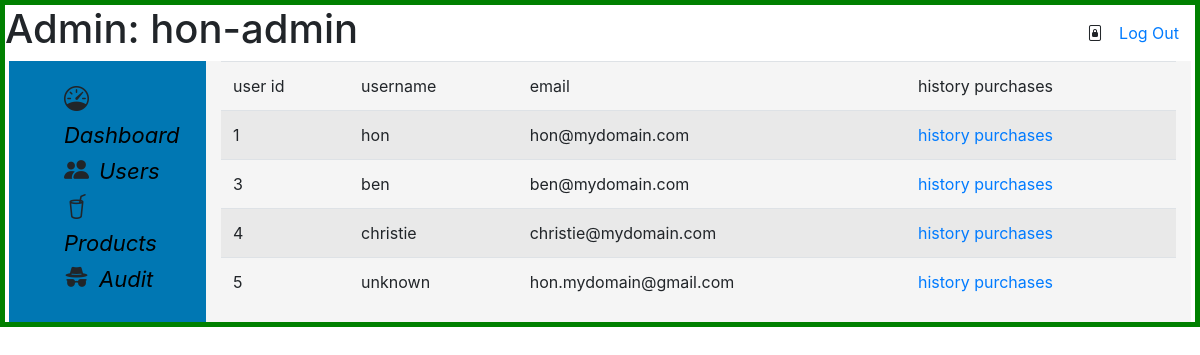
The page /coffee_admin/users (signed in) on the database its author committed.
### eCoffee/models.py (models this page shows)
class User(AbstractUser):
    pass

### eCoffee/views.py (the view)
# urls.py: path('coffee_admin/users',views.admin_users,name='admin_users'),
@user_passes_test(is_admin)
def admin_users(request):
    users=User.objects.exclude(username='hon-admin')
    return render(request,'eCoffee/admin_users.html',{'users':users})

### eCoffee/context_processors.py (called while the page is built)
def send_cart_length(request):
    cart_length = 0
    total = 0
    if request.user.is_authenticated:
        try:
            cart = Cart.objects.get(user=request.user)
            cart_length = cart.get_total_items()
            total = cart.get_total_price()
        except Cart.DoesNotExist:
            cart_length = 0
            total = 0
    else:
        cart_length = 0
    return {'cart_length': cart_length, 'total': total}

### eCoffee/views.py (called while the page is built)
def is_admin(user):
    return user.is_authenticated and user.is_staff

### eCoffee/templates/eCoffee/admin_users.html (shortened to what this page needs)
{% extends "eCoffee/main_dashboard.html" %}
{% block body %}
{%if users %}
<div class="admin-user-container">
   <table class='table table-striped'>
      <thead>
        <tr><td>user id</td><td>username</td><td>email</td><td>history purchases</td></tr>
      </thead>
      <tbody>
        {%for user in users %}
        <tr><td>{{user.id}}</td><td>{{user.username}}</td><td>{{user.email}}</td><td><a href="#">history purchases</a></td></tr>
        {%endfor%}
      </tbody>
    </table>
</div>
{%endif%}
{%endblock%}

### eCoffee/templates/eCoffee/main_dashboard.html (shortened to what this page needs)
<!DOCTYPE html>
<html lang="en">
    <head>
      {%load static %}
        <link rel="stylesheet" href="https://stackpath.bootstrapcdn.com/bootstrap/4.4.1/css/bootstrap.min.css">
        <link href="https://cdn.jsdelivr.net/npm/bootstrap-icons@1.8.1/font/bootstrap-icons.css" rel="stylesheet">
        <link href="{% static 'eCoffee/style.css' %}" rel="stylesheet">
        <link href="{% static 'eCoffee/layout-style.css' %}" rel="stylesheet">
        <link href="{% static 'eCoffee/index-style.css' %}" rel="stylesheet">
        <link href="{% static 'eCoffee/admin-style.css' %}" rel="stylesheet">
        <link href="{% static 'eCoffee/admin-products-style.css' %}" rel="stylesheet">
    </head>
    <body>
<div class="admin-container">
   {% if request.user.is_authenticated%}
   <div class="d-flex justify-content-between"><h1>Admin: {{user.username}}</h1>
      <div class="d-flex justify-content-center align-items-center">
         <i class="bi bi-file-lock2"></i>
         <a class="nav-link" href="{% url 'logout' %}">Log Out</a>
      </div>
   </div>
   {%endif%}
   <div class="row mx-1">
      <div class="sidebar col-md-2" style="background-color:#0077b3;">
         <ul>
            <li class="sidebar-item"><i class="bi bi-speedometer"></i><a href="{% url 'main_dashboard' %}" class="admin">Dashboard</a></li>
            <li class="sidebar-item"> <i class="bi bi-people-fill"></i><a href="{% url 'admin_users' %}" class="admin">Users</a></li>
            <li class="sidebar-item"><i class="bi bi-cup-straw"></i><a href="{% url 'admin_products' %}" class="admin">Products</a></li>
            <li class="sidebar-item"><i class="bi bi-incognito"></i><a href="#" class="admin">Audit</a></li>
         </ul>
      </div>
      <div class="main col-md-10" style="background-color:whitesmoke;">
         {%block body%}
         {%endblock%}
        </div>
      </div>
   </div>
</body>

### eCoffee/static/eCoffee/style.css (style rules this page uses)
body, html { max-width: 100%; box-sizing: border-box; }

### eCoffee/static/eCoffee/layout-style.css (style rules this page uses)
ul { justify-content: space-evenly; justify-content: center; align-items: center; }
ul > li { margin-right:10px; }

### eCoffee/static/eCoffee/index-style.css (style rules this page uses)
ul > li { list-style: none; }

### eCoffee/static/eCoffee/admin-style.css (style rules this page uses)
.admin-container { border:5px solid green; }
a.admin { color:black; font-size:22px; font-style: italic; -webkit-font-smoothing: antialiased; }
.sidebar { padding-top:20px; float:left; }
ul > li.sidebar-item i { padding-right:10px; font-size: 25px; }

### rows shown on the page
User: username "hon-admin"
User: id "1", username "hon", email "hon@mydomain.com"
User: id "3", username "ben", email "ben@mydomain.com"
User: id "4", username "christie", email "christie@mydomain.com"
User: id "5", username "unknown", email "hon.mydomain@gmail.com"
